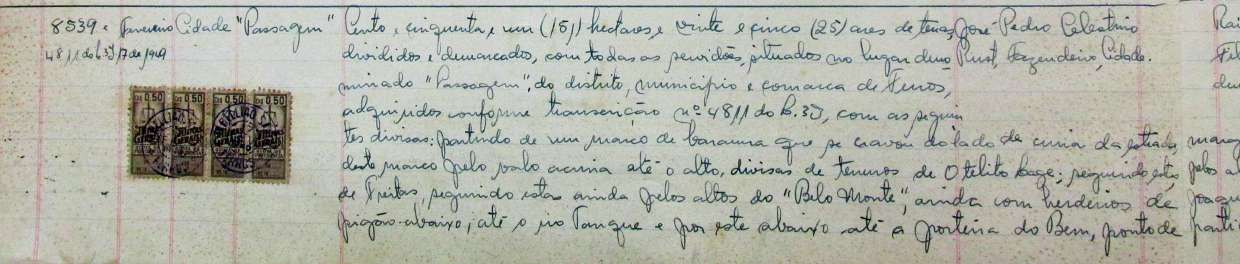
#> input picture documentos_cartorio/imagens/8539_1_img-000.jpg, 1240 x 264 px; its folder holds 4 pictures in this run
$ python _overviews.py
#> lines starting #> are read from the running program, lines starting #| are printed output that depends on the picture
"""Extrai 1 imagem amostra de cada PDF na pasta pdfs/ e gera arquivo
unico-overview por PDF para inspecao rapida das caligrafias/epocas."""
from pathlib import Path
import subprocess
from PIL import Image

ROOT = Path(__file__).parent
PDFS = sorted((ROOT / 'pdfs').glob('*.pdf'))
OUT = ROOT / 'imagens'
OUT.mkdir(exist_ok=True)

for pdf in PDFS:
    stem = pdf.stem
    target_prefix = OUT / f'{stem}_img'
    # skip if first image already exists
    if list(OUT.glob(f'{stem}_img-*.jpg')):
        print(f"[skip] {stem} ja tem imagens")
        continue
    subprocess.run(['pdfimages', '-all', str(pdf), str(target_prefix)], check=True)
    print(f"[ok] {stem}")

# Gerar overview 1x para cada
for img_path in sorted(OUT.glob('*_img-000.*')):
    img = Image.open(img_path)
#> img is the input picture: PIL image 1240x264 RGB; mean R, G, B 178.1, 179.6, 169.4
    w, h = img.size
#> w = 1240; h = 264
    # Resize para max-largura 900 mantendo proporcao (compacto)
    scale = min(1.0, 900/w)
#> scale = 0.726
    new_w, new_h = int(w*scale), int(h*scale)
#> new_w = 900; new_h = 191
    out = OUT / f'ov_{img_path.stem.replace("_img-000","")}.jpg'
    img.resize((new_w, new_h), Image.LANCZOS).convert('RGB').save(out, quality=85)
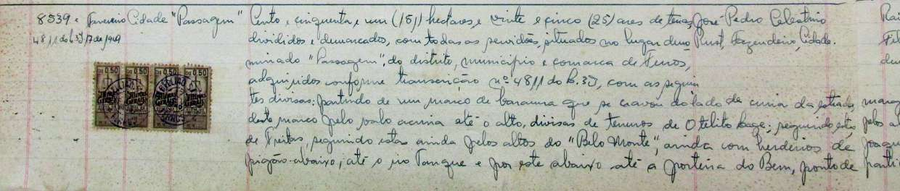
#> saved as ov_8539_1.jpg: PIL image 900x191 RGB; mean R, G, B 178.1, 179.6, 169.4
    print(f"  -> {out.name}  {w}x{h} -> {new_w}x{new_h}")
#|   -> ov_8539_1.jpg  1240x264 -> 900x191
#> pass 2 of the loop `for img_path in sorted(OUT.glob('*_img-000.*')):`:
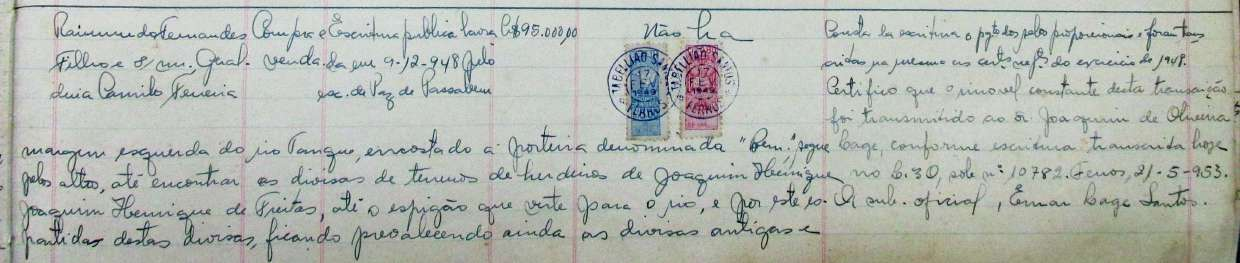
#> input picture documentos_cartorio/imagens/8539_2_img-000.jpg, 1240 x 263 px
#> img is the input picture: PIL image 1240x263 RGB; mean R, G, B 179, 183.9, 177.1
#> `img.resize((new_w, new_h), Image.LANCZOS).convert('RGB').save(out, qua..`:
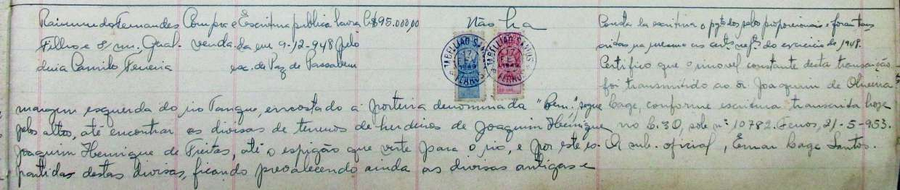
#> saved as ov_8539_2.jpg: PIL image 900x190 RGB; mean R, G, B 179.1, 183.9, 177.1
#|   -> ov_8539_2.jpg  1240x263 -> 900x190
#> pass 3 of the loop `for img_path in sorted(OUT.glob('*_img-000.*')):`:
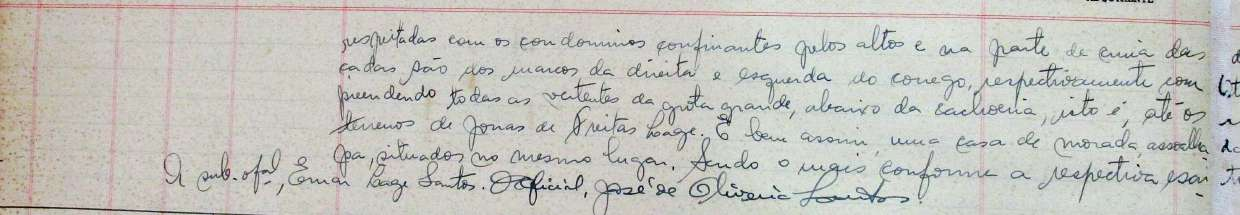
#> input picture documentos_cartorio/imagens/8539_3_img-000.jpg, 1240 x 215 px
#> img is the input picture: PIL image 1240x215 RGB; mean R, G, B 196.7, 196.1, 190.4
#> `img.resize((new_w, new_h), Image.LANCZOS).convert('RGB').save(out, qua..`:
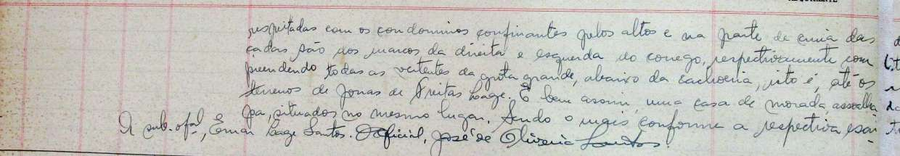
#> saved as ov_8539_3.jpg: PIL image 900x156 RGB; mean R, G, B 196.7, 196.1, 190.4
#|   -> ov_8539_3.jpg  1240x215 -> 900x156
#> the loop made 4 passes; the first 3 are shown
print('OK')
